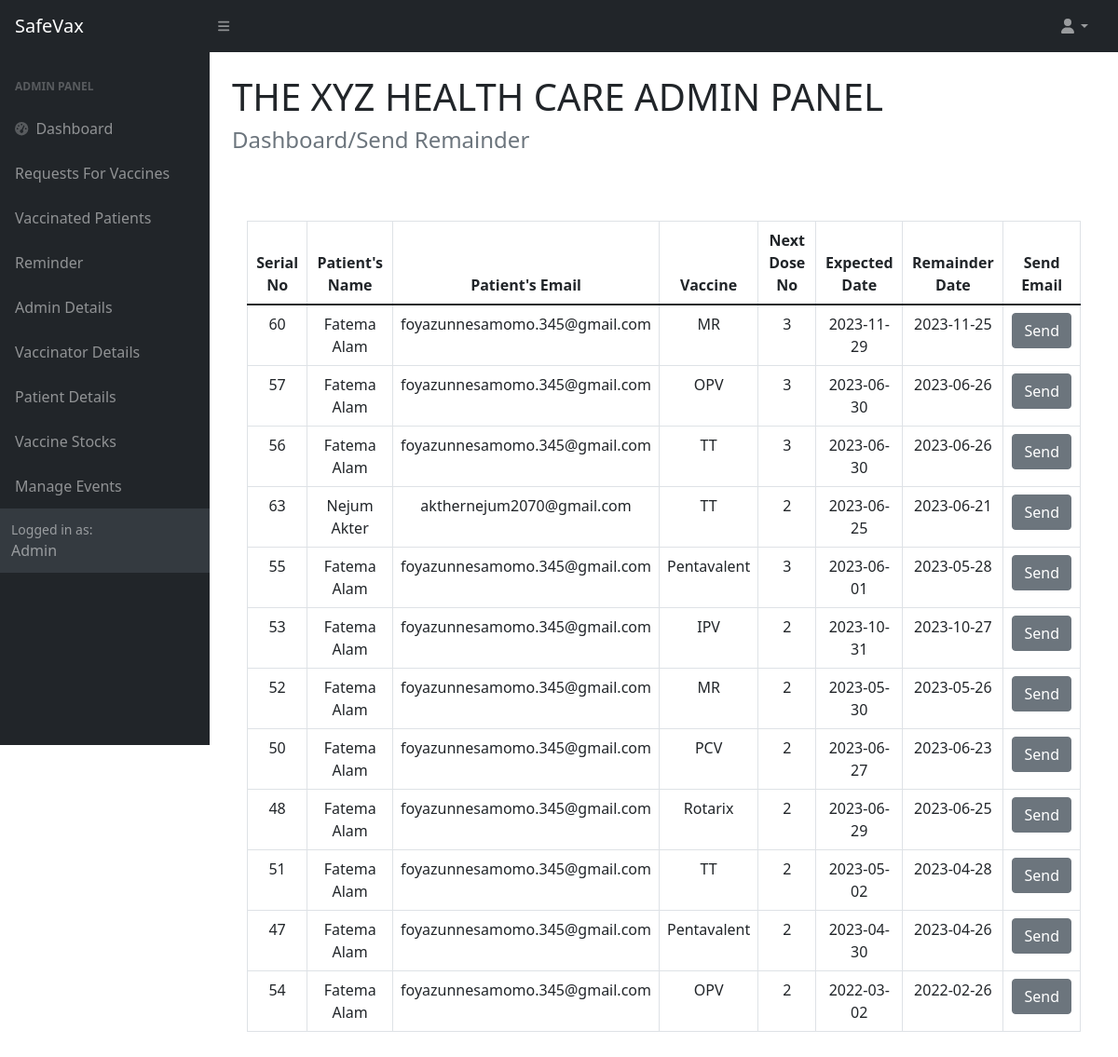
The page /admin/send_reminder.php (signed in) on the database its author committed.
### tables this page shows
CREATE TABLE `pushed` (
  `pushed_serial` int(191) NOT NULL,
  `appointmentid` int(191) NOT NULL,
  `vaccinatorid` int(191) NOT NULL,
  `dateofpushed` date NOT NULL DEFAULT current_timestamp(),
  `reminder` tinyint(4) NOT NULL DEFAULT 0
);

CREATE TABLE `user` (
  `u_id` int(191) NOT NULL,
  `u_firstname` varchar(191) NOT NULL,
  `u_lastname` varchar(191) NOT NULL,
  `u_ffirstname` varchar(191) NOT NULL,
  `u_flastname` varchar(191) NOT NULL,
  `u_fnid` varchar(191) NOT NULL,
  `u_email` varchar(191) NOT NULL,
  `u_dob` date NOT NULL,
  `u_gender` varchar(10) NOT NULL,
  `u_division` varchar(191) NOT NULL,
  `u_password` varchar(191) NOT NULL,
  `u_role` tinyint(5) NOT NULL DEFAULT 0,
  `dateofcreation` date NOT NULL DEFAULT current_timestamp()
);

CREATE TABLE `vaccine` (
  `v_id` int(191) NOT NULL,
  `v_name` varchar(191) NOT NULL,
  `totaldose` int(191) NOT NULL,
  `availability` bigint(255) NOT NULL
);

CREATE TABLE `registers_for` (
  `reg_serial` int(191) NOT NULL,
  `patientid` int(191) NOT NULL,
  `vaccineid` int(191) NOT NULL,
  `doseno` tinyint(20) NOT NULL,
  `dateofreg` date NOT NULL DEFAULT current_timestamp(),
  `status` tinyint(10) NOT NULL,
  `confirmation_mail` int(4) NOT NULL DEFAULT 0
);

### admin/send_reminder.php (the view, shortened to what this page needs)
<?php
include('authentication.php');
include('includes/header.php');
?>
<div class="container-fluid px-4">
                <h1 class="mt-4">THE XYZ HEALTH CARE ADMIN PANEL</h4>
                <ol class="breadcrumb mb-4">
                    <h4><li class="breadcrumb-item active">Dashboard/Send Remainder</li></h6>
                </ol>
        <div class="card-body">
            <div class="table-responsive">
        <br>
            <?php
                $query ="SELECT pushed_serial, patientid, vaccineid, doseno, dateofpushed, reminder
                        FROM pushed
                        NATURAL JOIN registers_for
                        WHERE appointmentid = reg_serial AND vaccineid != 1 AND ((vaccineid=2 AND doseno<3)
                                            OR (vaccineid=3 AND doseno<3) OR (vaccineid=4 AND doseno<4)
                                            OR (vaccineid=5 AND doseno<2) OR (vaccineid=6 AND doseno<2)
                                            OR (vaccineid=7 AND doseno<5) OR (vaccineid=8 AND doseno<2))  ORDER BY dateofpushed  DESC;";
                $query_run = mysqli_query($con, $query);
            ?>
                <table class="table table-bordered" id="dataTable" width="100%" cellspacing="0">
                    <thead>
                        <tr>
                            <th style="text-align:center;">Serial No </th>
                            <th style="text-align:center;">Patient's Name </th>
                            <th style="text-align:center;">Patient's Email </th>
                            <th style="text-align:center;">Vaccine</th>
                            <th style="text-align:center;">Next Dose No</th>
                            <th style="text-align:center;">Expected Date</th>
                            <th style="text-align:center;">Remainder Date</th>
                            <th style="text-align:center;">Send Email</th>
                        </tr>
                    </thead>
                    <tbody>
                        <?php
                        if(mysqli_num_rows($query_run) > 0)
                        {
                            while($row = mysqli_fetch_assoc($query_run))
                            {
                                $id=$row['patientid'];
                                $vid=$row['vaccineid'];
                                $query_pat = "SELECT u_firstname ,u_lastname,u_email FROM user WHERE u_id ='$id'";
                                $query_pat_run = mysqli_query($con, $query_pat);
                                $retrive_pat = mysqli_fetch_array($query_pat_run);
                                $query_vaccine = "SELECT v_name FROM vaccine WHERE v_id ='$vid'";
                                $query_vaccine_run = mysqli_query($con, $query_vaccine);
                                $retrive_vaccine = mysqli_fetch_array($query_vaccine_run);
                        ?>
                            <tr>
                                <td style="text-align:center;"><?php  echo $row['pushed_serial']; ?></td>
                                <td style="text-align:center;"><?php
                                        $name=$retrive_pat['u_firstname'];
                                        $lname=$retrive_pat['u_lastname'];
                                        echo $name." ".$lname;
                                    ?></td>
                                <td style="text-align:center;"><?php
                                        $email=$retrive_pat['u_email'];
                                         echo $email;
                                    ?></td>
                                <td style="text-align:center;"><?php  echo $retrive_vaccine['v_name']; ?></td>
                                <td style="text-align:center;"><?php  echo $row['doseno'] + 1; ?>
                                <td style="text-align:center;"><?php $vac_date=$row['dateofpushed'];
                                            if($vid==2){
                                                $date_p5=date('Y-m-d', strtotime($vac_date. ' + 28 days'));
                                                echo $date_p5;
                                            }
                                            else if($vid==3){
                                                $date_pcv=date('Y-m-d', strtotime($vac_date. ' + 28 days'));
                                                echo $date_pcv;
                                            }
                                            else if($vid==4){
                                                $date_opv=date('Y-m-d', strtotime($vac_date. ' + 28 days'));
                                                echo $date_opv;
                                            }
                                            else if($vid==5){
                                                $date_ipv=date('Y-m-d', strtotime($vac_date. ' + 56 days'));
                                                echo $date_ipv;
                                            }
                                            else if($vid==6){
                                                $date_mr=date('Y-m-d', strtotime($vac_date. ' + 180 days'));
                                                echo $date_mr;
                                            }
                                            else if($vid==7){
                                                if($row['doseno']==1){
                                                    $date_tt1=date('Y-m-d', strtotime($vac_date. ' + 28 days'));
                                                    echo $date_tt1;
                                                }
                                                else if($row['doseno']==2){
                                                    $date_tt2=date('Y-m-d', strtotime($vac_date. ' + 180 days'));
                                                    echo $date_tt2;
                                                }
                                            }
                                            else if($vid==8){
                                                $date_rota=date('Y-m-d', strtotime($vac_date. ' + 60 days'));
                                                echo $date_rota;
                                            }
                                ?></td>
                                <td style="text-align:center;"> <?php
                                            if($vid==2){
                                                $date_rp5=date('Y-m-d', strtotime($date_p5. ' - 4 days'));
                                                echo $date_rp5;
                                            }
                                            else if($vid==3){
                                                $date_rpcv=date('Y-m-d', strtotime($date_pcv. ' - 4 days'));
                                                echo $date_rpcv;
                                            }
                                            else if($vid==4){
                                                $date_ropv=date('Y-m-d', strtotime($date_opv. ' - 4 days'));
                                                echo $date_ropv;
                                            }
                                            else if($vid==5){
                                                $date_ripv=date('Y-m-d', strtotime($date_ipv. ' - 4 days'));
                                                echo $date_ripv;
                                            }
                                            else if($vid==6){
                                                $date_rmr=date('Y-m-d', strtotime($date_mr. ' - 4 days'));
                                                echo $date_rmr;
                                            }
                                            else if($vid==7){
                                                if($row['doseno']==1){
                                                    $date_rtt1=date('Y-m-d', strtotime($date_tt1. ' - 4 days'));
                                                    echo $date_rtt1;
                                                }
                                                else if($row['doseno']==2){
                                                    $date_rtt2=date('Y-m-d', strtotime($date_tt2. ' - 4 days'));
                                                    echo $date_rtt2;
                                                }
                                            }
                                            else if($vid==8){
                                                $date_rrota=date('Y-m-d', strtotime($date_rota. ' - 4 days'));
                                                echo $date_rrota;
                                            }
                                    ?>
                                </td>
                                <td style="text-align:center;">
                                <?php
                                if($row['reminder']==0){
                                    ?>
                                <form action="../mymail/remainder_email.php" method="POST" >
                                    <button type="submit" name="send_remainder_mail" class="btn btn-secondary">Send</button>
                                </form>
                                <?php
                                }
                                 else if($row['remainder']==1)
                                echo '<p class="btn btn-warning">Sent</p>';
                                ?>
                                </td>
                            </tr>
                        <?php
                            }
                        }
                        else {
                            echo "No Record Found";
                        }
                        ?>
                    </tbody>
                </table>
            </div>
        </div>
    </div>
</div>
</div>
<?php
include('includes/scripts.php');
?>

### rows shown on the page
pushed: pushed_serial "60", user.u_firstname "Fatema", user.u_lastname "Alam", user.u_email "foyazunnesamomo.345@gmail.com", vaccine.v_name "MR", $row['doseno'] + 1 "3", dateofpushed "2023-11-29", dateofpushed "2023-11-25"
pushed: pushed_serial "57", user.u_firstname "Fatema", user.u_lastname "Alam", user.u_email "foyazunnesamomo.345@gmail.com", vaccine.v_name "OPV", $row['doseno'] + 1 "3", dateofpushed "2023-06-30", dateofpushed "2023-06-26"
pushed: pushed_serial "56", user.u_firstname "Fatema", user.u_lastname "Alam", user.u_email "foyazunnesamomo.345@gmail.com", vaccine.v_name "TT", $row['doseno'] + 1 "3", dateofpushed "2023-06-30", dateofpushed "2023-06-26"
pushed: pushed_serial "63", user.u_firstname "Nejum", user.u_lastname "Akter", user.u_email "akthernejum2070@gmail.com", vaccine.v_name "TT", $row['doseno'] + 1 "2", dateofpushed "2023-06-25", dateofpushed "2023-06-21"
pushed: pushed_serial "55", user.u_firstname "Fatema", user.u_lastname "Alam", user.u_email "foyazunnesamomo.345@gmail.com", vaccine.v_name "Pentavalent", $row['doseno'] + 1 "3", dateofpushed "2023-06-01", dateofpushed "2023-05-28"
pushed: pushed_serial "53", user.u_firstname "Fatema", user.u_lastname "Alam", user.u_email "foyazunnesamomo.345@gmail.com", vaccine.v_name "IPV", $row['doseno'] + 1 "2", dateofpushed "2023-10-31", dateofpushed "2023-10-27"
pushed: pushed_serial "52", user.u_firstname "Fatema", user.u_lastname "Alam", user.u_email "foyazunnesamomo.345@gmail.com", vaccine.v_name "MR", $row['doseno'] + 1 "2", dateofpushed "2023-05-30", dateofpushed "2023-05-26"
pushed: pushed_serial "50", user.u_firstname "Fatema", user.u_lastname "Alam", user.u_email "foyazunnesamomo.345@gmail.com", vaccine.v_name "PCV", $row['doseno'] + 1 "2", dateofpushed "2023-06-27", dateofpushed "2023-06-23"
pushed: pushed_serial "48", user.u_firstname "Fatema", user.u_lastname "Alam", user.u_email "foyazunnesamomo.345@gmail.com", vaccine.v_name "Rotarix", $row['doseno'] + 1 "2", dateofpushed "2023-06-29", dateofpushed "2023-06-25"
pushed: pushed_serial "51", user.u_firstname "Fatema", user.u_lastname "Alam", user.u_email "foyazunnesamomo.345@gmail.com", vaccine.v_name "TT", $row['doseno'] + 1 "2", dateofpushed "2023-05-02", dateofpushed "2023-04-28"
pushed: pushed_serial "47", user.u_firstname "Fatema", user.u_lastname "Alam", user.u_email "foyazunnesamomo.345@gmail.com", vaccine.v_name "Pentavalent", $row['doseno'] + 1 "2", dateofpushed "2023-04-30", dateofpushed "2023-04-26"
pushed: pushed_serial "54", user.u_firstname "Fatema", user.u_lastname "Alam", user.u_email "foyazunnesamomo.345@gmail.com", vaccine.v_name "OPV", $row['doseno'] + 1 "2", dateofpushed "2022-03-02", dateofpushed "2022-02-26"
